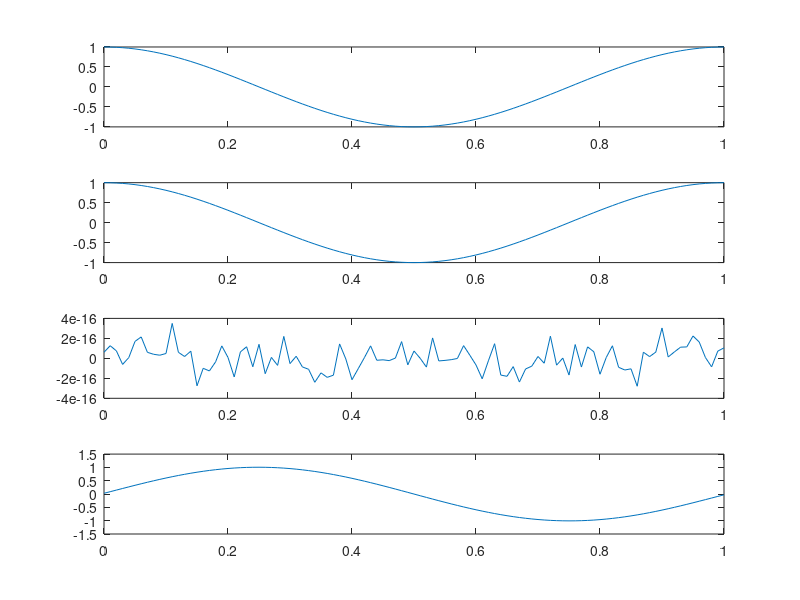

Write MATLAB code to recreate this figure.
n = 100;
x = 0:(1/n):1;
a = cos(2*pi*x);
ha = hilbert(a);
hold off;
% Plot original signal
subplot(4,1,1);
plot(x, a);
hold on;

% Plot hilbert-transformed signal
subplot(4,1,2);
plot(x, ha);

% Get fft of original signal and hilbert-tranformed signal
b = fft(a);
hb = fft(ha);

% Attempt a pi/2 phase shift in the freq. domain using the ffts from above
b = abs(b) .* exp(1i * (angle(b) - pi/2));
hb = abs(hb) .* exp(1i * (angle(hb) - pi/2));

% Convert the phase-shifted fft signals to time domain
c = ifft(b);
hc = ifft(hb);

% Plot orignal signal that was attempted to be phase shifted in freq
% domain.
subplot(4,1,3);
plot(x, c);

% Plot hilbert transformed orignal signal that was attempted to be phase
% shifted in freq domain.
subplot(4,1,4);
plot(x, hc);

% This test shows that if we get a hilbert transform of a real-part only
% signal, we can do fft manipulations such as phase shifting.
